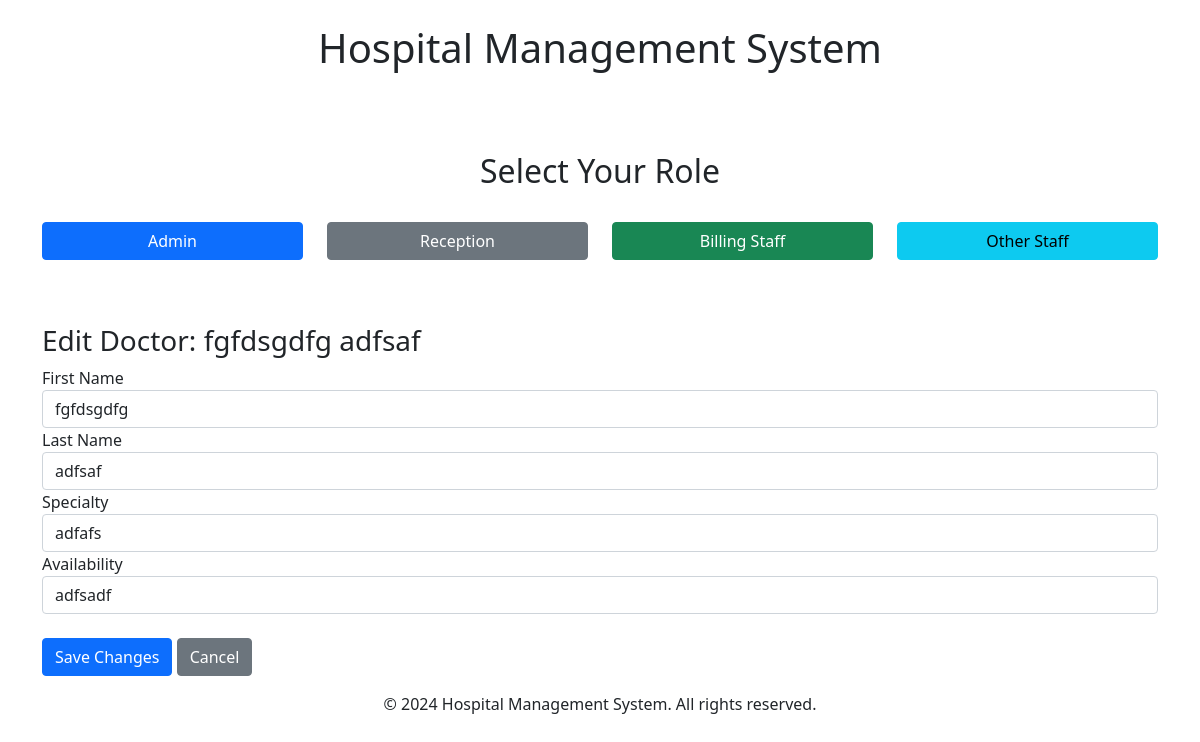
The app's page /edit_doctor/4/ with its own data.
### main_app/models.py (models this page shows, shortened)
class Doctor(models.Model):
    first_name = models.CharField(max_length=100)
    last_name = models.CharField(max_length=100)
    specialty = models.CharField(max_length=100)
    availability = models.CharField(max_length=200)
    created_at = models.DateTimeField(auto_now_add=True)
    updated_at = models.DateTimeField(auto_now=True)

### main_app/views.py (the view, shortened to what this page needs)
# urls.py: path('edit_doctor/<int:doctor_id>/', views.edit_doctor, name='edit_doctor'),
def edit_doctor(request, doctor_id):
    doctor = get_object_or_404(Doctor, id=doctor_id)
    return render(request, 'admin/edit_doctor.html', {'doctor': doctor})

### templates/admin/edit_doctor.html (shortened to what this page needs)
{% extends 'base.html' %}
{% block content %}
    <div class="container mt-5">
        <h3>Edit Doctor: {{ doctor.first_name }} {{ doctor.last_name }}</h3>
        <form method="POST">
            <div class="form-group">
                <label for="first_name">First Name</label>
                <input type="text" class="form-control" id="first_name" name="first_name" value="{{ doctor.first_name }}" required>
            </div>
            <div class="form-group">
                <label for="last_name">Last Name</label>
                <input type="text" class="form-control" id="last_name" name="last_name" value="{{ doctor.last_name }}" required>
            </div>
            <div class="form-group">
                <label for="specialty">Specialty</label>
                <input type="text" class="form-control" id="specialty" name="specialty" value="{{ doctor.specialty }}" required>
            </div>
            <div class="form-group">
                <label for="availability">Availability</label>
                <input type="text" class="form-control" id="availability" name="availability" value="{{ doctor.availability }}" required>
            </div>
            <div class="form-group mt-4">
                <button type="submit" class="btn btn-primary">Save Changes</button>
                <a href="{% url 'doctor_list' %}" class="btn btn-secondary">Cancel</a>
            </div>
        </form>
    </div>
{% endblock %}

### records on screen
Doctor: first_name "fgfdsgdfg", last_name "adfsaf", specialty "adfafs", availability "adfsadf"
